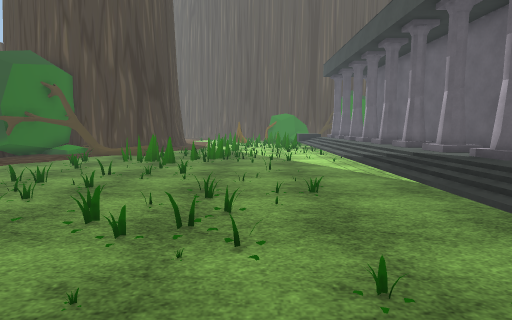
[1] (above)

19 first-person views from a walk through a Unity game level. The camera is 1.4 m above the floor, tilts 6° down and sees 80° across. The floor is counted in squares, 1 m on a side. Each view is taken from the middle of a square. On the plan, view 1 faces up. The plan holds only what a view shows up to about 14 squares ahead; the rest is blank. The place goes on beyond the plan. Some surface patterns are stand-ins.

[2]
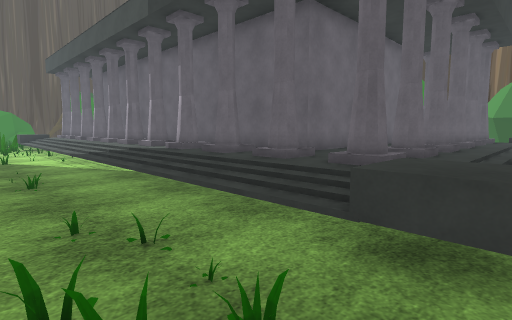

[3]
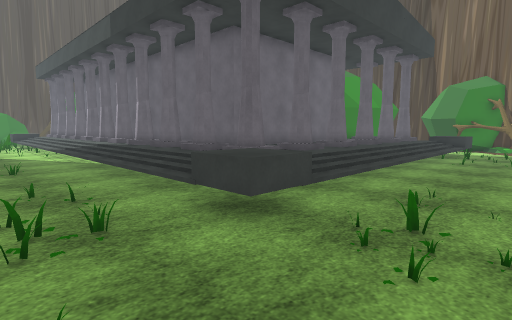

[4]
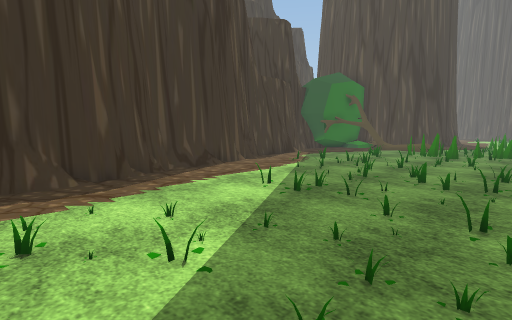

[5]
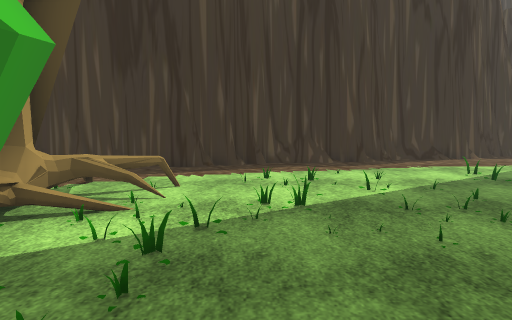

[6]
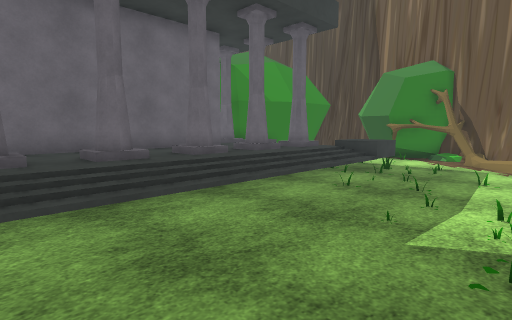

[7]
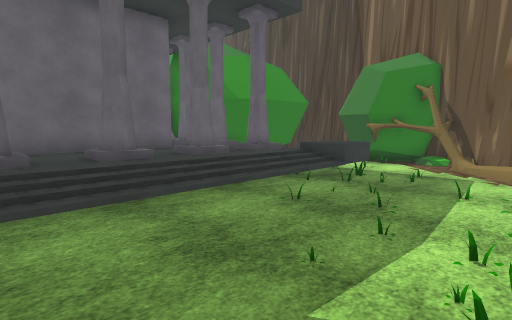

[8]
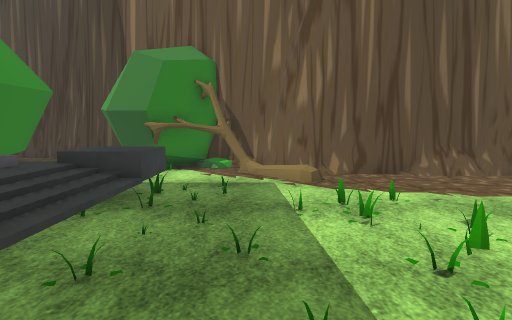

[9]
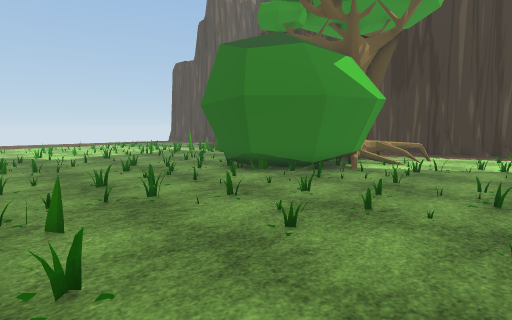

[10]
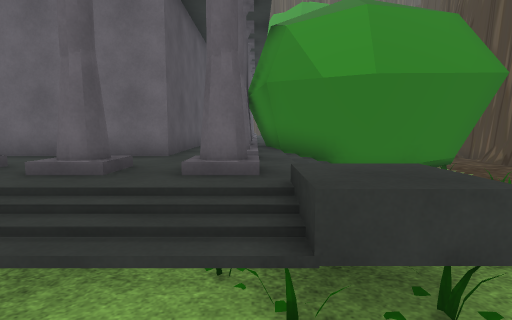

[11]
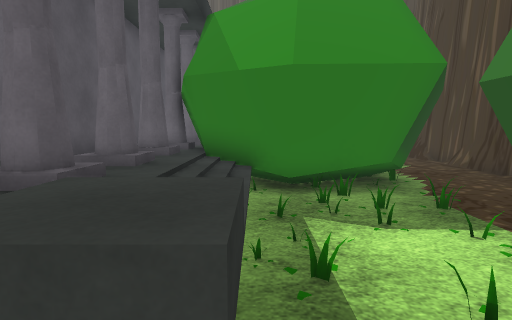

[12]
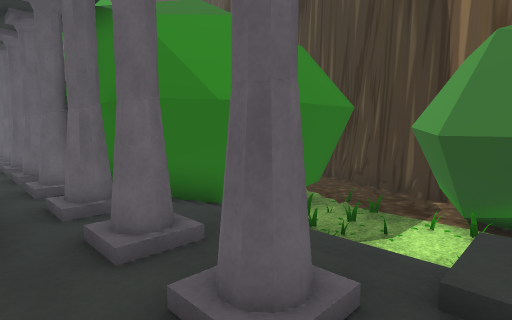

[13]
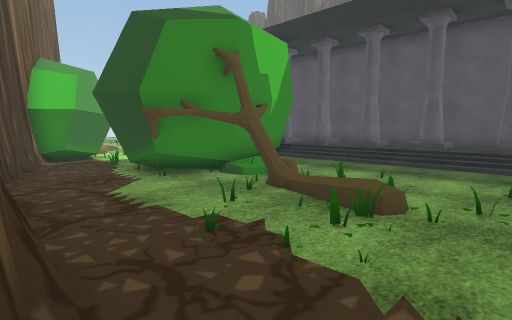

[14]
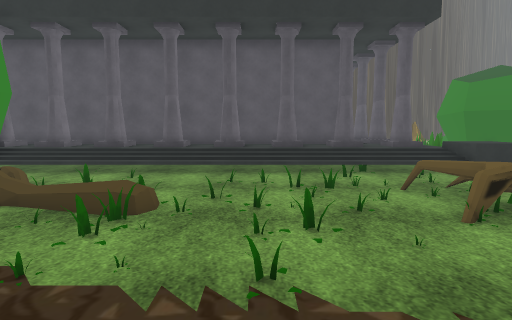

[15]
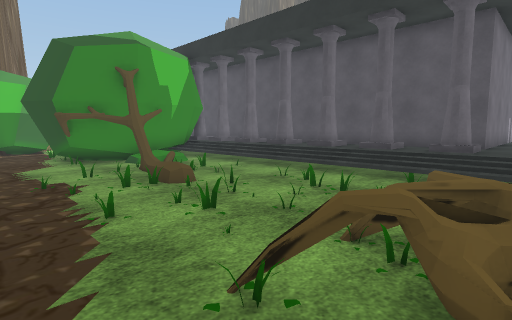

[16]
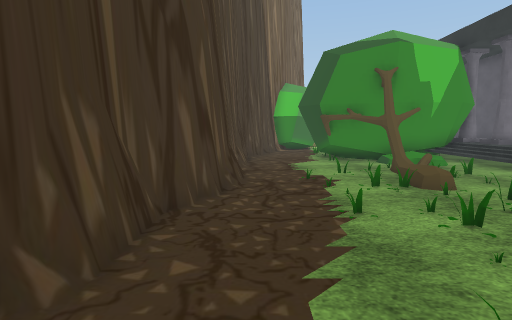

[17]
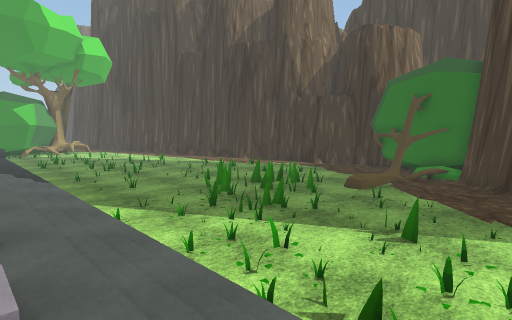

[18]
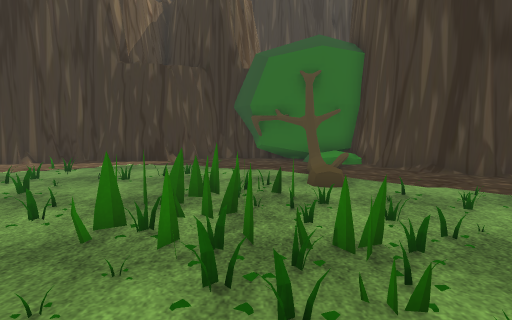

[19]
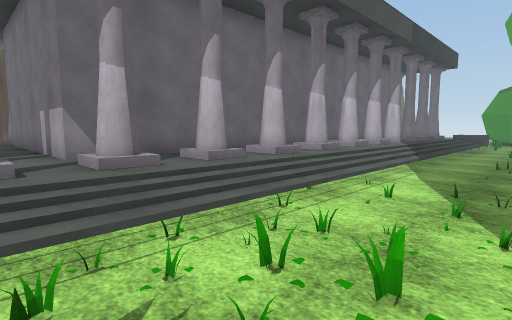

### Floor plan
Key: @ floor where view 1 was taken; # wall or solid block; . main floor; : floor 0.25 m higher than the main floor; + floor 0.75 m higher than the main floor; * floor 1 m higher than the main floor; / step, stairs or slope; = window, fence, low wall or low ledge; O other object.
Columns run from 12 left of view 1 to 27 right of it. Each row starts with its distance up from view 1.
 21     ##.   ./..   +          +//
 20    ##....../..=/+O     OOOOOO+/.OOOO .
 19   ##...../.=/.//++++++++++++++/OOOOO
 18 OO#.....//././//+O+########OO+/../.....#
 17 OO ...../...//./+++#      #+++//./.....#
 16 OOOOOOO/...././/+O+#      #OO+///......#
 15 OOO...=#=..=.../++ #      #+++/..//....#
 14 OO....=====///./+O #      #OO+/.//....##
 13  ......##==/.///++ #      #+++/..//...#
 12 #......==##..../+O #      #OO+/..//...#
 11 #............../++ #      #+++//......#
 10 ##......./...../+O #      #OO+//O.....#
  9  #......///..../++ #      #+++/ O.....#
  8  #.......//..../+O #      #OOOOOOO....#
  7  #........./.../// #      #+OOOOOOO...#
  6  #........./.../+O #      #OOOOOOOO...#
  5  ##............/+O #      #OOOOOOOOO.##
  4   #....//.//.../+O #      #OOOOOOOO..#
  3   #....../...../+O ########OO+/OOO/.##
  2   #.....//...../+O/++++++++OO+////.O#
  1   #....././/.../+O O/O//O/OOO+/./OOO#
  0   ##........@../+O O/OO/O/OOO+/..OOOO
 -1    #.........../*////////////*/..OOO
 -2    #=...........///////////////..OOO
 -3    #=..........././/....../..//..O#O
 -4    ##..........//........./......O#
 -5    ##.........../............... ##
 -6     #.......//./.......#........ #
 -7     ##...O:./../.......    =.....#
 -8      #...OO/OOOO//....=    .....##
 -9      #...OOOOOOO/.....#     ....#

Positions as (right, up) in squares from view 1, and headings:
1: (0, 0), facing up
2: (0, -2), facing up-right
3: (0, -5), facing up-right
4: (0, -4), facing up-left
5: (4, -5), facing left
6: (7, -6), facing up-right
7: (9, -6), facing up-right
8: (11, -4), facing right
9: (11, -3), facing down-left
10: (16, -4), facing up
11: (18, -3), facing up
12: (14, -1), facing up-right
13: (26, 15), facing down-left
14: (26, 15), facing left
15: (25, 20), facing down-left
16: (25, 20), facing down
17: (5, 21), facing down-left
18: (2, 14), facing left
19: (0, 20), facing down-right
